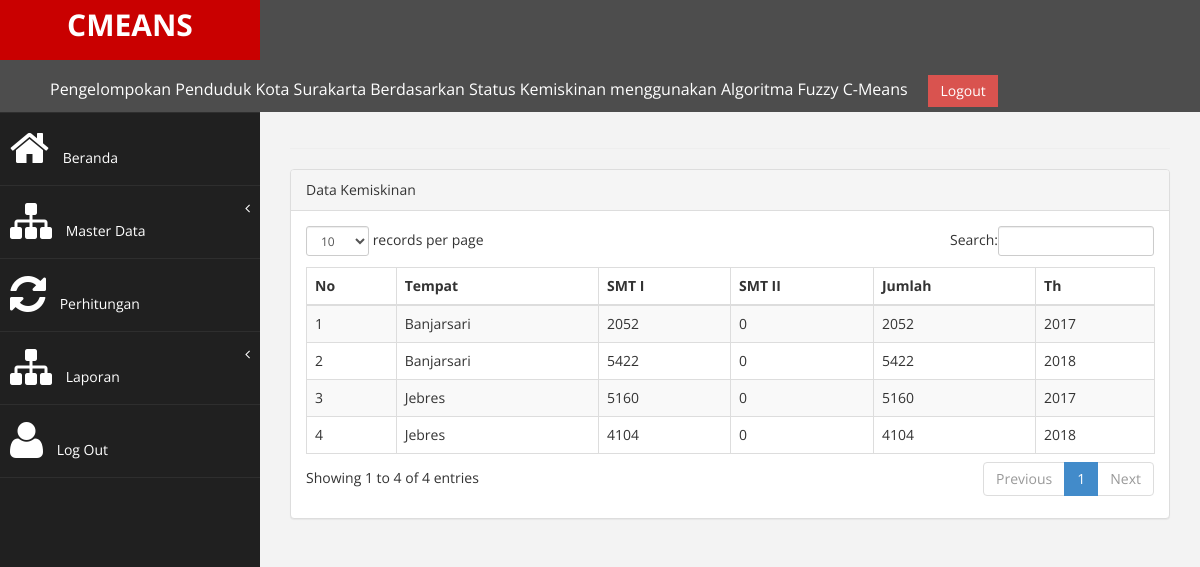
Page /user.php?menu=kemiskinan (signed in) on the committed database.
### tables this page shows
CREATE TABLE `kemiskinan` (
  `id` int(11) NOT NULL,
  `idtempat` int(11) NOT NULL,
  `jumlah` int(11) NOT NULL,
  `th` char(4) NOT NULL
);

CREATE TABLE `tempat` (
  `id` int(11) NOT NULL,
  `tempat` char(120) NOT NULL,
  `C1` float NOT NULL,
  `C2` float NOT NULL,
  `C3` float NOT NULL,
  `MC1` float NOT NULL,
  `MC2` float NOT NULL,
  `MC3` float NOT NULL,
  `total` float NOT NULL,
  `lat` float(10,6) NOT NULL,
  `lng` float(10,6) NOT NULL,
  `posisi` char(2) NOT NULL,
  `alamat` varchar(250) NOT NULL,
  `telp` varchar(25) NOT NULL,
  `nilai` float NOT NULL
);

### aplikasi/kemiskinan.php (the view, shortened to what this page needs)
<!DOCTYPE html>
<html lang="en">
<head>
</head>
<body>
</body>
</html>
            <div class="inner">
                <div class="row">
                    <div class="col-lg-12">
                    </div>
                </div>
                <hr />
                <div class="row">
                <div class="col-lg-12">
                    <div class="panel panel-default">
                        <div class="panel-heading">
							Data Kemiskinan
					   </div>
                        <div class="panel-body">
                            <div class="table-responsive">
                                <table class="table table-striped table-bordered table-hover" id="dataTables-example">
                                    <thead>
                                        <tr>
                                            <th>No</th>
                                            <th>Tempat</th>
											 <th>SMT I</th>
											  <th>SMT II</th>
											<th>Jumlah</th>
											<th>Th</th>
                                        </tr>
                                    </thead>
                                    <tbody>
                                       <?php
									   $no=1;
									   		if($akses_tempat=='all'){
			$sql = mysql_query("SELECT * FROM kemiskinan order by idtempat asc");
			}else{
			$sql = mysql_query("SELECT * FROM kemiskinan where idtempat='$akses_tempat' order by idtempat asc");
			}
				if(mysql_num_rows($sql) > 0){
				while($data = mysql_fetch_array($sql)){
				$idtempat=$data['idtempat'];
				$jumlah=$data['jumlah'];
				$th=$data['th'];
				$dd = mysql_query("SELECT tempat FROM tempat where id='$idtempat'");
				while($datad = mysql_fetch_array($dd)){
				$tempat=$datad['tempat'];
				}
					$smt1 = mysql_query("SELECT count(id) smt1 FROM mentah where idtempat='$idtempat' and tahun='$th' and semester='1' and gol='miskin' ");
				while($datasmt1 = mysql_fetch_array($smt1)){
				$jumsmt1=$datasmt1['smt1'];
				}
				$smt2 = mysql_query("SELECT count(id) smt2 FROM mentah where idtempat='$idtempat' and tahun='$th' and semester='2' and gol='miskin' ");
				while($datasmt2 = mysql_fetch_array($smt2)){
				$jumsmt2=$datasmt2['smt2'];
				}
				?>
                                        <tr class="gradeC">
                                            <td><?php echo $no++ ?></td>
                                            <td><?php echo $tempat?></td>
											<td><?php echo $jumsmt1?></td>
											<td><?php echo $jumsmt2?></td>
                                            <td><?php echo $jumlah?></td>
											<td><?php echo $th?></td>
                                        </tr>
                <?php }}?>
                                    </tbody>
                                </table>
                            </div>
                        </div>
                    </div>
                </div>
            </div>
  <div class="col-lg-12">
					                                <div class="col-lg-12">
					 </div>

### assets/css/custom.css (style rules this page uses)
body { font-family: 'Open Sans', sans-serif; }

### rows in the picture
kemiskinan: idtempat.tempat "Banjarsari", jumsmt1 "2052", jumsmt2 "0", jumlah "2052", th "2017"
kemiskinan: idtempat.tempat "Banjarsari", jumsmt1 "5422", jumsmt2 "0", jumlah "5422", th "2018"
kemiskinan: idtempat.tempat "Jebres", jumsmt1 "5160", jumsmt2 "0", jumlah "5160", th "2017"
kemiskinan: idtempat.tempat "Jebres", jumsmt1 "4104", jumsmt2 "0", jumlah "4104", th "2018"
